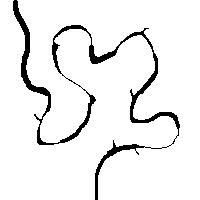
#> input picture obstacle_crossing/standard_joint_astar/maps/map_large.png, 200 x 200 px
$ python dilate.py
#> lines starting #> are read from the running program, lines starting #| are printed output that depends on the picture; after the words box and inside, x2 and y2 are one past the last pixel; in counts of white or black regions, pixels touching at a corner belong together
import cv2

map_folder = 'maps/'
dilated_map_folder = 'maps_dilated/'

map_name = 'map_large.png'
kernel_size = (2*5, 2*5) # 2 * dilation radius

img = cv2.imread(map_folder + map_name, cv2.IMREAD_GRAYSCALE)
#> img: shape (200, 200); 93.3% white; 1 black region, box (x1, y1, x2, y2) and area: (13, 0, 180, 200) 2699
img = cv2.bitwise_not(img)
_, binary = cv2.threshold(img, 127, 255, cv2.THRESH_BINARY)
kernel = cv2.getStructuringElement(cv2.MORPH_ELLIPSE, kernel_size)
dilated = cv2.bitwise_not(cv2.dilate(binary, kernel, iterations=1))
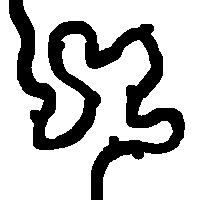
#> dilated: shape (200, 200); 74.5% white; 1 black region, box (x1, y1, x2, y2) and area: (9, 0, 185, 200) 10205
cv2.imwrite(dilated_map_folder + map_name, dilated + img)
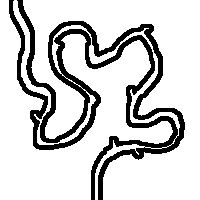
#> saved as map_large.png: shape (200, 200); 81.2% white; 1 black region, box (x1, y1, x2, y2) and area: (9, 0, 185, 200) 7506
